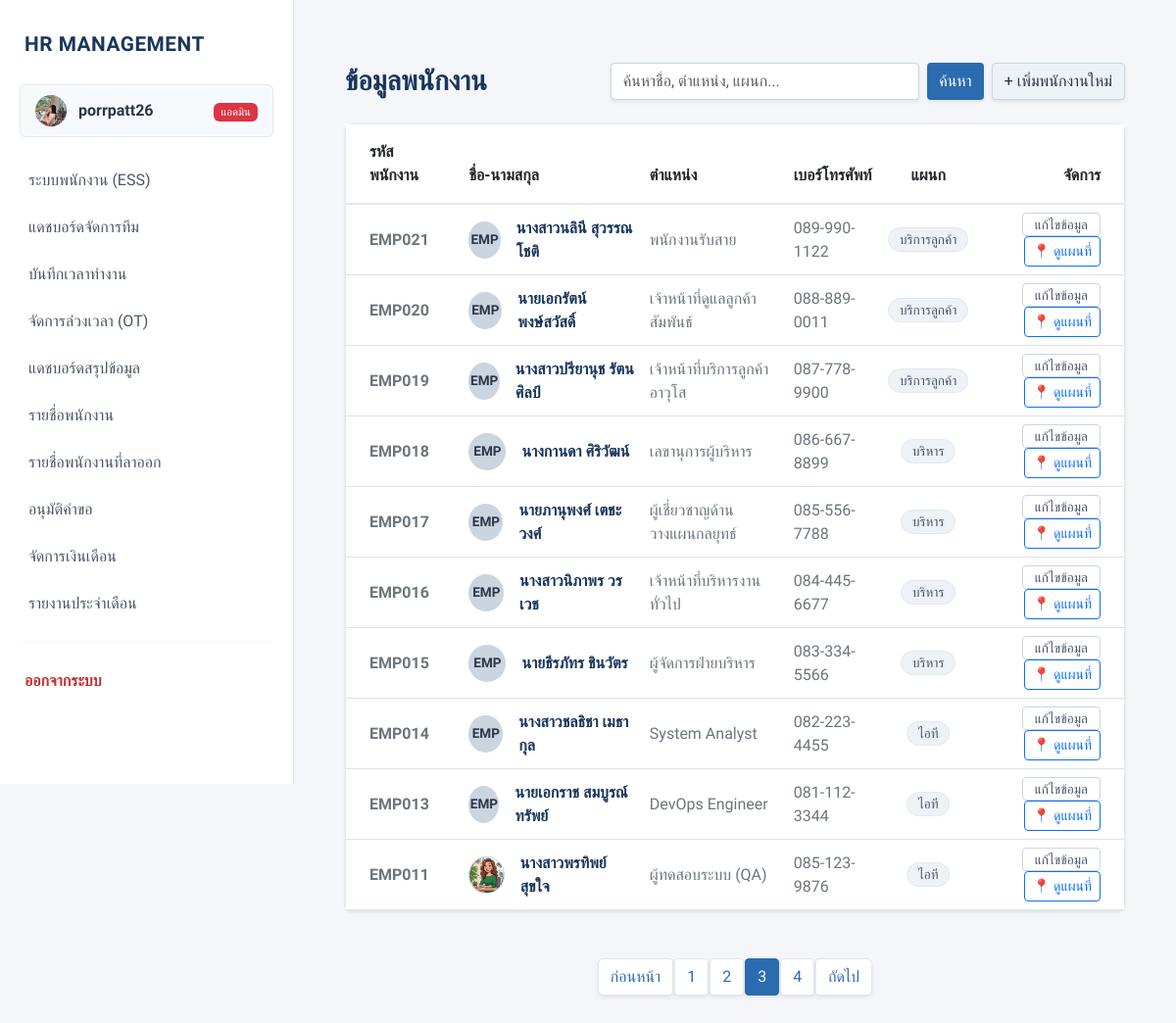
The page /?page=3 (signed in) on the database as committed earlier.
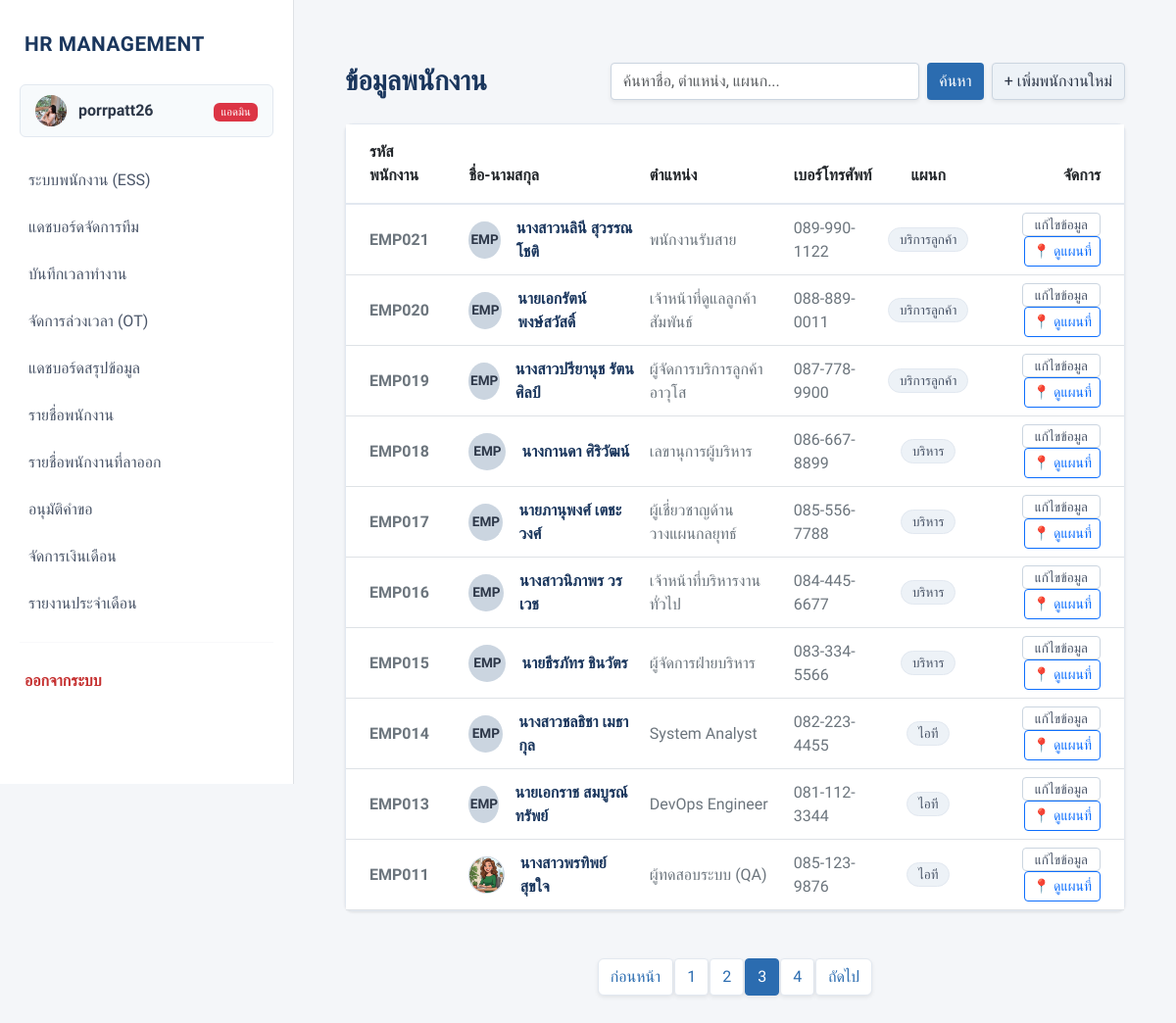
The same page on the database as committed later.
### myapp/models.py (models this page shows, shortened)
class Employee(models.Model):
    employee_id = models.CharField(max_length=20, unique=True, blank=True, null=True, verbose_name="รหัสพนักงาน")
    title = models.CharField(max_length=10, choices=TITLE_CHOICES, default='นาย', verbose_name="คำนำหน้าชื่อ")
    first_name = models.CharField(max_length=100, verbose_name="ชื่อ")
    last_name = models.CharField(max_length=100, verbose_name="นามสกุล")
    gender = models.CharField(max_length=1, choices=GENDER_CHOICES, verbose_name="เพศ")
    birth_date = models.DateField(verbose_name="วัน-เดือน-ปี เกิด (YYYY-MM-DD)")
    salary = models.DecimalField(max_digits=10, decimal_places=2, verbose_name="เงินเดือน")
    department = models.CharField(max_length=20, choices=DEPT_CHOICES, verbose_name="แผนก")
    position = models.CharField(max_length=100, null=True, blank=True, verbose_name="ตำแหน่ง")
    hire_date = models.DateField(null=True, blank=True, verbose_name="วันที่เริ่มทำงาน")
    status = models.CharField(max_length=20, choices=STATUS_CHOICES, default='active', verbose_name="สถานะพนักงาน")
    phone_number = models.CharField(max_length=15, null=True, blank=True, verbose_name="เบอร์โทรศัพท์")
    email = models.EmailField(blank=True, null=True, verbose_name="อีเมล")
    address = models.TextField(blank=True, null=True, verbose_name="ที่อยู่")
    bank_name = models.CharField(max_length=50, choices=BANK_CHOICES, null=True, blank=True, verbose_name="ชื่อธนาคาร")
    bank_account = models.CharField(max_length=50, null=True, blank=True, verbose_name="เลขบัญชีธนาคาร")
    photo = models.ImageField(upload_to='employee_photos/', null=True, blank=True, verbose_name="รูปภาพประจำตัว")

### myapp/views.py (the view, shortened to what this page needs)
# urls.py: path('', views.index, name='index'),
@login_required
@user_passes_test(is_admin, login_url='ess_dashboard')
def index(request):
    query = request.GET.get('q', '')
    employees = Employee.objects.exclude(status='resigned').order_by('-id')
    paginator = Paginator(employees, 10)
    page_number = request.GET.get('page')
    page_obj = paginator.get_page(page_number)
    return render(request, 'index.html', {'page_obj': page_obj, 'query': query})

### myapp/context_processors.py (called while the page is built)
def get_employee_data(request):
    if request.user.is_authenticated:
        emp = Employee.objects.filter(
            first_name=request.user.first_name,
            last_name=request.user.last_name
        ).first()
        return {'current_emp': emp}
    return {}

### myapp/views.py (called while the page is built)
def is_admin(user):
    return user.is_staff

### templates/index.html (shortened to what the changed rows need)
{% extends 'basetemplate.html' %}
{% block content %}
<div class="container mt-4 mb-5">
    <div class="card card-custom">
        <div class="card-body p-0">
            <div class="table-responsive">
                <table class="table table-hover align-middle mb-0">
                    <thead class="table-custom-header">
                        <tr>
                            <th class="py-3 ps-4">รหัสพนักงาน</th>
                            <th class="py-3 ps-4">ชื่อ-นามสกุล</th>
                            <th class="py-3">ตำแหน่ง</th>
                            <th class="py-3">เบอร์โทรศัพท์</th>
                            <th class="py-3 text-center">แผนก</th>
                            <th class="py-3 text-end pe-4">จัดการ</th>
                        </tr>
                    </thead>
                    <tbody>
                        {% for emp in page_obj %}
                        <tr>
                            <td class="ps-4 fw-bold text-secondary">
                                {{ emp.employee_id|default:"-" }}
                            </td>
                            <td class="ps-4">
                                <div class="d-flex align-items-center">
                                    {% if emp.photo %}
                                        <img src="{{ emp.photo.url }}" class="table-avatar me-3" alt="รูปพนักงาน">
                                    {% else %}
                                        <div class="table-avatar-placeholder me-3">EMP</div>
                                    {% endif %}
                                    <span class="fw-semibold text-corporate-blue">
                                        {{ emp.title }}{{ emp.first_name }} {{ emp.last_name }}
                                    </span>
                                </div>
                            </td>
                            <td class="text-secondary">{{ emp.position|default:"-" }}</td>
                            <td class="text-secondary">{{ emp.phone_number|default:"-" }}</td>
                            <td class="text-center">
                                <span class="badge badge-department">{{ emp.get_department_display|default:"-" }}</span>
                            </td>
                            <td class="text-end pe-4">
                                {% if user.is_staff %}
                                <a href="{% url 'update' emp.pk %}" class="btn-edit">แก้ไขข้อมูล</a>
                                <a href="{% url 'employee_map' emp.pk %}" class="btn btn-sm btn-outline-primary" target="_blank" style="border-radius: 4px;">📍 ดูแผนที่</a>
                                {% else %}
                                <span class="text-muted">-</span>
                                {% endif %}
                            </td>
                        </tr>
                        {% empty %}
                        <tr>
                            <td colspan="5" class="text-muted py-5 text-center">ไม่พบข้อมูลพนักงาน</td>
                        </tr>
                        {% endfor %}
                    </tbody>
                </table>
            </div>
        </div>
    </div>
</div>
{% endblock %}

Rows that differ between the two databases and show on the page:
changed Employee "EMP019": position "เจ้าหน้าที่บริการลูกค้าอาวุโส" → "ผู้จัดการบริการลูกค้าอาวุโส"
